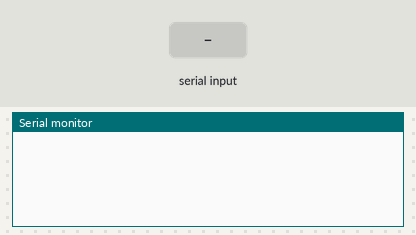
Bench run of a sketch on a simulated ESP8266 (NodeMCU). Shown: the last lines printed to the serial monitor. Inputs (shaded band) come from the test bench. Random numbers use the default seed unless the sketch sets one.

Above: at 2.7 s.
2.8 s: "A\n" received over the second serial link
At 17.0 s:
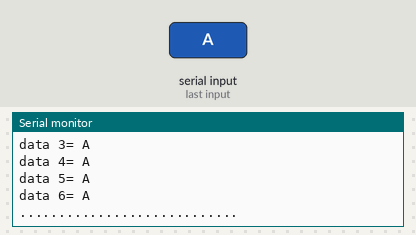
25.3 s: "B\n" received over the second serial link
At 32.6 s:
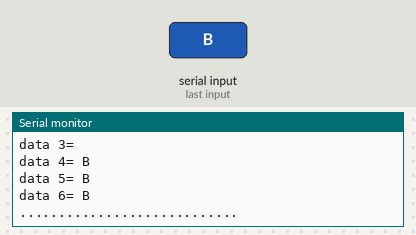
47.8 s: "C\n" received over the second serial link
At 62.0 s:
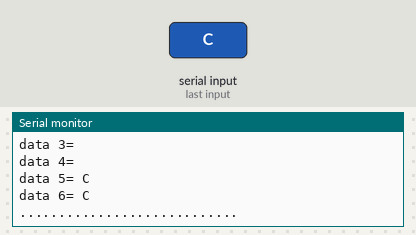
70.3 s: "D\n" received over the second serial link
At 77.6 s:
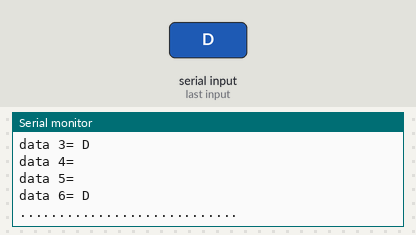
Timing chart, 0 to 79.1 s (numbered marks = the images above; inputs shaded):
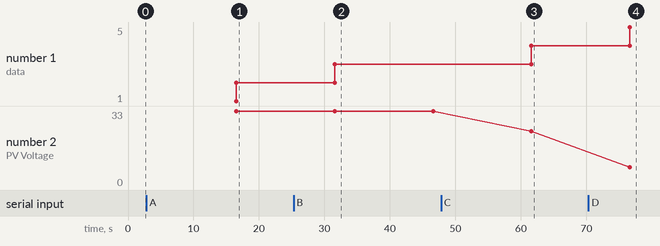

The sketch:

Solar_Tracker_with_W_station_ESP01_Zafron.ino
```cpp
#define CAYENNE_PRINT Serial
#include <SoftwareSerial.h>

// Redefine the domain BEFORE including the library.
#define CAYENNE_DOMAIN "mqtt.zafron.dev"

#include <CayenneMQTTESP8266.h>

#define rxPin 0 // GPIO0 (labelled IO0 on the ESP01), The actual Rx pin on ESP01 GPIO3,
#define txPin 2 //this is IO2 on the ESP01, the actual Tx pin on the ESP01 is GPIO1
#define pumpVirtualPin 1

SoftwareSerial nodeMCU(rxPin, txPin);

// WiFi network info.
char ssid[] = "Galaxy A51 917E";
char wifiPassword[] = "tosin@345";

// Zafron authentication info.
char username[] = "86c83916-675f-40e6-8b9a-89901f07d8bc";
char password[] = "000000007E162FE3";
char clientID[] = "F11B1035";

int Button;
char c;
String dataIn;
int8_t indexOfA, indexOfB,indexOfC,indexOfD, indexOfE, indexOfF;
String data1, data2, data3, data4, data5, data6;
float ch1, ch2, ch5, ch6;
int ch3, ch4;

void setup() {
  randomSeed(analogRead(0));
    Serial.begin(9600);
    Cayenne.begin(username, password, clientID, ssid, wifiPassword);
    nodeMCU.begin(115200);
}

void loop() {
    Cayenne.loop();
}

// Default function for sending sensor data at intervals to Cayenne.
// You can also use functions for specific channels, e.g CAYENNE_OUT(1) for sending channel 1 data.
CAYENNE_OUT_DEFAULT(){
    long RandomNumber;
    RandomNumber = random(5);
    RandomNumber *= 10;
    RandomNumber /= 1.21;
    Serial.print("PV Voltage: ");
    Serial.println(RandomNumber);
    recvData();
    // Write data to Cayenne here. This example just sends the current uptime in milliseconds on virtual channel 0.
    // Cayenne.virtualWrite(0, millis());
    // Some examples of other functions you can use to send data.
    Cayenne.virtualWrite(1, ch1, "Weather Humidity", "%");
    Cayenne.celsiusWrite(2, ch2);
    Cayenne.luxWrite(3, ch3);
    Cayenne.virtualWrite(4, ch4, "Rain Sensor", "mmHg");
    Cayenne.virtualWrite(5, ch5, "PV Voltage", "V");
    Cayenne.virtualWrite(6, ch6, "Battery Voltage", "V");
    Cayenne.virtualWrite(7, RandomNumber, "PV Current", "A");
    delay(5000);
}

void recvData(){
  while(nodeMCU.available() >0){
  c = nodeMCU.read();

   if( c == '\n'){
    break;
  }

  else{
    dataIn += c;
  }
}

if(c == '\n'){
  //Serial.println(c);
  parse_data();

  Serial.println("data 1= " + data1);
  Serial.println("data 2= " + data2);
  Serial.println("data 3= " + data3);
  Serial.println("data 4= " + data4);
  Serial.println("data 5= " + data5);
  Serial.println("data 6= " + data6);
  Serial.println("............................");
  c = 0;
  dataIn = "";
  }
}


void parse_data(){
  indexOfA = dataIn.indexOf("A");
  indexOfB = dataIn.indexOf("B");
  indexOfC = dataIn.indexOf("C");
  indexOfD = dataIn.indexOf("D");
  indexOfE = dataIn.indexOf("E");
  indexOfF = dataIn.indexOf("F");


  data1 = dataIn.substring(0, indexOfA);
  data2 = dataIn.substring(indexOfA+1, indexOfB);
  data3 = dataIn.substring(indexOfB+1, indexOfC);
  data4 = dataIn.substring(indexOfC+1, indexOfD);
  data5 = dataIn.substring(indexOfD+1, indexOfE);
  data6 = dataIn.substring(indexOfE+1, indexOfF);

  ch1 = data1.toFloat();
  ch2 = data2.toFloat();
  ch3 = data3.toInt();
  ch4 = data4.toInt();
  ch5 = data5.toFloat();
  ch6 = data6.toFloat();


}

// Default function for processing actuator commands from the Cayenne Dashboard.
// You can also use functions for specific channels, e.g CAYENNE_IN(1) for channel 1 commands.
CAYENNE_IN_DEFAULT(){
    CAYENNE_LOG("Channel %u, value %s", request.channel, getValue.asString());
    //Process message here. If there is an error set an error message using getValue.setError(), e.g getValue.setError("Error message");
}
```

Measured:
- after the input at 2.8 s, the serial monitor: prints a new line after 13.7 s (image 1)
- after the input at 25.3 s, the serial monitor: prints a new line after 6.3 s (image 2)
- after the input at 47.8 s, the serial monitor: prints a new line after 13.8 s (image 3)
- after the input at 70.3 s, the serial monitor: prints a new line after 6.4 s (image 4)
- plotted number 1: 2 → 3 after the input at 25.3 s, 3 → 4 after the input at 47.8 s, 4 → 5 after the input at 70.3 s
